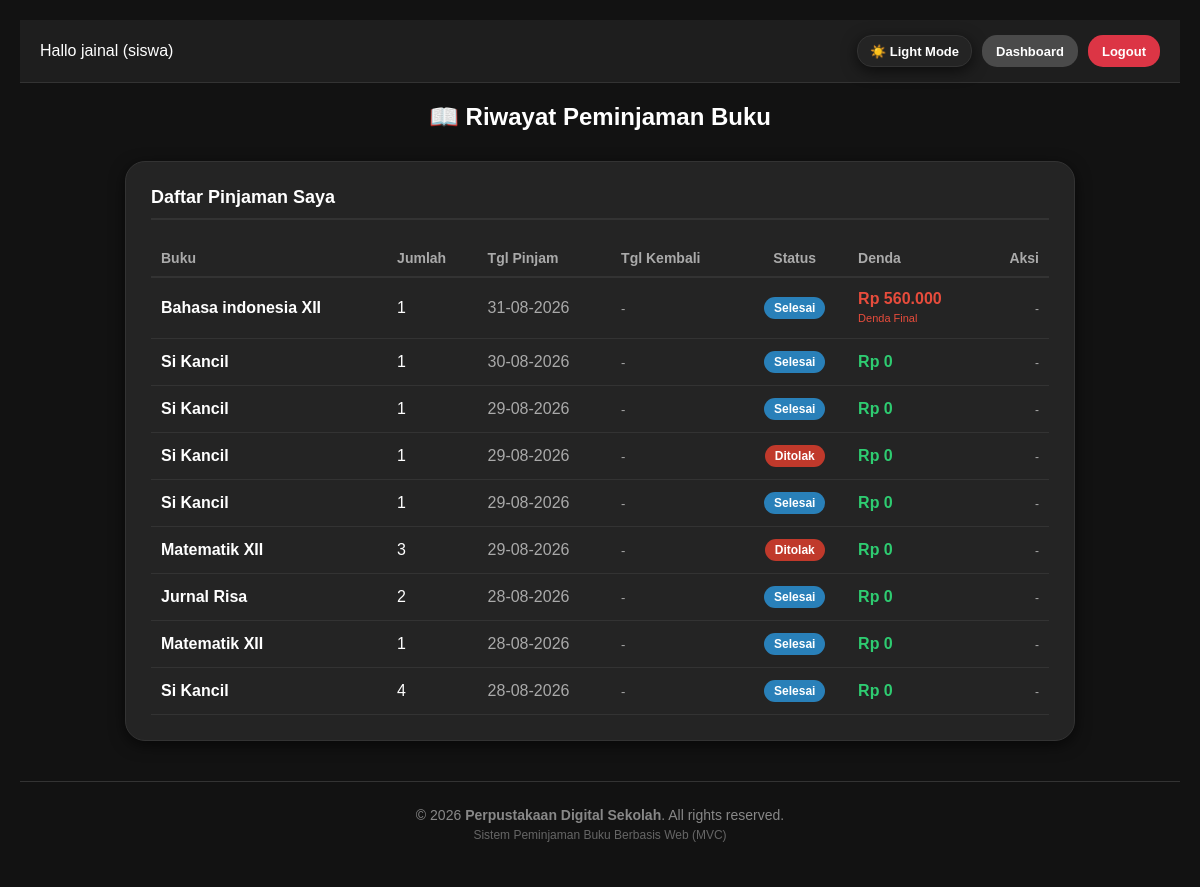
The app's page /index.php?page=siswa&action=riwayat (signed in), older data.
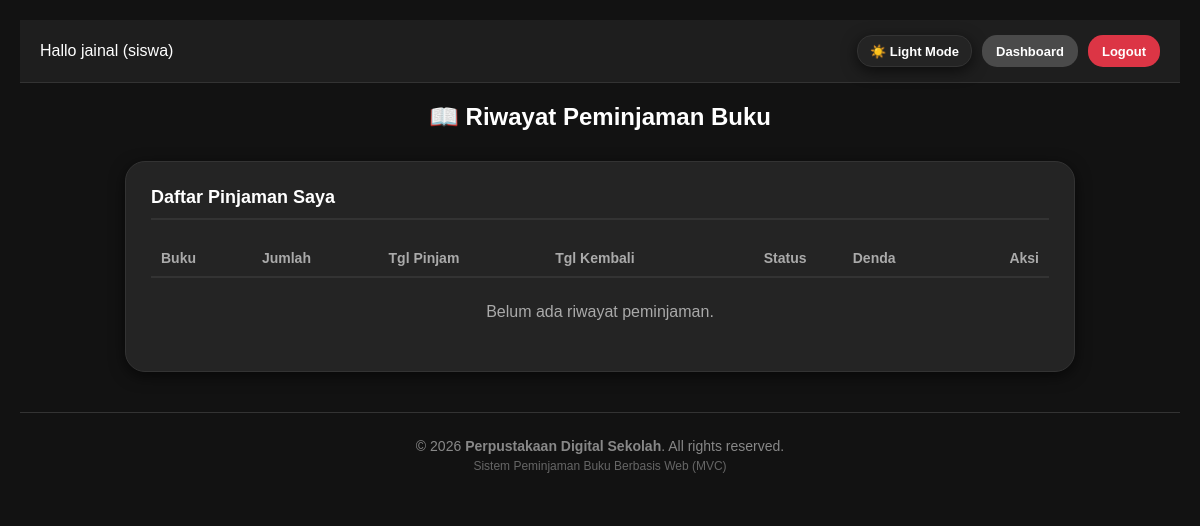
The same page, newer data.
### tables this page shows
CREATE TABLE `peminjaman` (
  `id_pinjam` int(11) NOT NULL,
  `id_user` int(11) NOT NULL,
  `id_buku` int(11) NOT NULL,
  `jumlah` int(11) NOT NULL DEFAULT 1,
  `tgl_pinjam` date NOT NULL,
  `tanggal_kembali_rencana` date DEFAULT NULL,
  `tanggal_dikembalikan` date DEFAULT NULL,
  `tgl_kembali` date NOT NULL,
  `status` enum('menunggu','dipinjam','selesai','ditolak') DEFAULT 'menunggu',
  `denda` int(11) DEFAULT 0
);

CREATE TABLE `buku` (
  `id_buku` int(11) NOT NULL,
  `nama_buku` varchar(150) NOT NULL,
  `id_kategori` int(11) NOT NULL,
  `stok` int(11) NOT NULL DEFAULT 0,
  `gambar` varchar(255) DEFAULT NULL
);

### controllers/SiswaController.php (called while the page is built, shortened)
<?php
require_once 'models/PinjamModel.php';
class SiswaController {
    private $pinjamModel;
    public function __construct() {
        $database = new Database();
        $this->db = $database->getConnection();
        $this->pinjamModel = new PinjamModel($this->db);
    }
    public function riwayat() {
        $id_user = $_SESSION['user']['id_user'];
        $riwayatList = $this->pinjamModel->getPinjamanByUserId($id_user);
        require_once 'views/siswa/riwayat.php';
    }
}

### config/Database.php (called while the page is built, shortened)
<?php
class Database {
    private $host = "localhost";
    private $user = "root";
    private $pass = "";
    private $dbname = "db_pembuku";
    public function getConnection() {
        $this->conn = null;
        try {
            $this->conn = new PDO("mysql:host=" . $this->host . ";dbname=" . $this->dbname, $this->user, $this->pass);
            $this->conn->setAttribute(PDO::ATTR_ERRMODE, PDO::ERRMODE_EXCEPTION);
        } catch(PDOException $exception) {
            echo "Connection error: " . $exception->getMessage();
        }
        return $this->conn;
    }
}

### models/PinjamModel.php (called while the page is built, shortened)
<?php
class PinjamModel {
    private $conn;
    private $table = 'peminjaman';
    public function __construct($db) {
        $this->conn = $db;
    }
    public function getPinjamanByUserId($id_user) {
        $query = "SELECT p.*, b.nama_buku
                 FROM " . $this->table . " p
                 JOIN buku b ON p.id_buku = b.id_buku
                 WHERE p.id_user = :id_user
                 ORDER BY p.id_pinjam DESC";
        $stmt = $this->conn->prepare($query);
        $stmt->bindParam(':id_user', $id_user);
        $stmt->execute();
        return $stmt->fetchAll(PDO::FETCH_ASSOC);
    }
}
?>

### views/siswa/riwayat.php (the view, shortened to what the changed rows need)
<?php include 'views/layout/header.php'; ?>
<h2 style="text-align:center; margin-bottom: 30px; color: var(--text-main);">📖 Riwayat Peminjaman Buku</h2>
<div class="card" style="max-width: 950px; margin: 0 auto;">
    <div class="table-container">
        <table style="width: 100%; border-collapse: collapse;">
            <thead>
                <tr style="color: var(--table-header-color); font-size: 14px; text-align: left; border-bottom: 2px solid var(--border-color);">
                    <th style="padding: 10px;">Buku</th>
                    <th style="padding: 10px;">Jumlah</th>
                    <th style="padding: 10px;">Tgl Pinjam</th>
                    <th style="padding: 10px;">Tgl Kembali</th>
                    <th style="padding: 10px; text-align: center;">Status</th>
                    <th style="padding: 10px;">Denda</th>
                    <th style="padding: 10px; text-align: right;">Aksi</th>
                </tr>
            </thead>
            <tbody>
                <?php if (!empty($riwayatList)): ?>
                    <?php foreach ($riwayatList as $r): ?>
                    <?php
    $denda_tampil = 0;
    $ket_denda = '';
    if ($r['status'] === 'dipinjam' && !empty($r['tanggal_kembali_rencana'])) {
        $tgl_kembali = new DateTime($r['tanggal_kembali_rencana']);
        $tgl_sekarang = new DateTime(date('Y-m-d'));
        if ($tgl_sekarang > $tgl_kembali) {
            $selisih = $tgl_sekarang->diff($tgl_kembali);
            $hari_terlambat = $selisih->days;
            $denda_tampil = $hari_terlambat * 10000;
            $ket_denda = 'Terlambat ' . $hari_terlambat . ' hari';
        }
    } else {
        $denda_tampil = $r['denda'] ?? 0;
        if ($denda_tampil > 0) {
            $ket_denda = 'Denda Final';
        }
    }
?>
                    <tr style="border-bottom: 1px solid var(--table-border);">
                        <td style="padding: 12px 10px; font-weight: bold; color: var(--text-main);"><?= htmlspecialchars($r['nama_buku']); ?></td>
                        <td style="padding: 12px 10px; color: var(--text-main);"><?= $r['jumlah']; ?></td>
                        <td style="padding: 12px 10px; color: var(--text-muted);"><?= !empty($r['tgl_pinjam']) ? date('d-m-Y', strtotime($r['tgl_pinjam'])) : '-'; ?></td>
                        <td style="padding: 12px 10px; color: var(--text-muted); font-size: 13px;">
    <?= !empty($r['tanggal_kembali_rencana']) ? date('d-m-Y', strtotime($r['tanggal_kembali_rencana'])) : '-'; ?>
</td>
                        <td style="padding: 12px 10px; text-align: center;">
                            <span class="status-badge status-<?= strtolower($r['status']); ?>">
                                <?= htmlspecialchars($r['status']); ?>
                            </span>
                        </td>
                        <td style="padding: 12px 10px;">
                            <?php if ($denda_tampil > 0): ?>
                                <span style="color: #e74c3c; font-weight: bold;">
                                    Rp <?= number_format($denda_tampil, 0, ',', '.'); ?>
                                </span>
                                <?php if ($ket_denda): ?>
                                    <br><small style="color: #e74c3c; font-size: 11px;"><?= $ket_denda; ?></small>
                                <?php endif; ?>
                            <?php else: ?>
                                <span style="color: #2ecc71; font-weight: bold;">Rp 0</span>
                            <?php endif; ?>
                        </td>
                        <td style="padding: 12px 10px; text-align: right;">
                            <?php if ($r['status'] === 'dipinjam'): ?>
                                <a href="index.php?page=siswa&action=kembalikanBuku&id=<?= $r['id_pinjam']; ?>"
                                   class="btn-return"
                                   onclick="return confirm('Apakah Anda yakin ingin mengembalikan buku ini?');">
                                   Kembalikan
                                </a>
                            <?php else: ?>
                                <span style="color: var(--text-muted); font-size: 12px;">-</span>
                            <?php endif; ?>
                        </td>
                    </tr>
                    <?php endforeach; ?>
                <?php else: ?>
                    <tr>
                        <td colspan="7" style="text-align: center; color: var(--text-muted); padding: 25px;">Belum ada riwayat peminjaman.</td>
                    </tr>
                <?php endif; ?>
            </tbody>
        </table>
    </div>
</div>
<?php include 'views/layout/footer.php'; ?>

Row changes from the older to the newer data that the page shows:
removed peminjaman: id_buku.nama_buku "Bahasa indonesia XII", jumlah "1", tgl_pinjam "31-08-2026", status "Selesai", denda "560.000", denda "Denda Final"
removed peminjaman: id_buku.nama_buku "Si Kancil", jumlah "1", tgl_pinjam "30-08-2026", status "Selesai", denda "Rp 0"
removed peminjaman: id_buku.nama_buku "Si Kancil", jumlah "1", tgl_pinjam "29-08-2026", status "Selesai", denda "Rp 0"
removed peminjaman: id_buku.nama_buku "Si Kancil", jumlah "1", tgl_pinjam "29-08-2026", status "Ditolak", denda "Rp 0"
removed peminjaman: id_buku.nama_buku "Si Kancil", jumlah "1", tgl_pinjam "29-08-2026", status "Selesai", denda "Rp 0"
removed peminjaman: id_buku.nama_buku "Matematik XII", jumlah "3", tgl_pinjam "29-08-2026", status "Ditolak", denda "Rp 0"
removed peminjaman: id_buku.nama_buku "Jurnal Risa", jumlah "2", tgl_pinjam "28-08-2026", status "Selesai", denda "Rp 0"
removed peminjaman: id_buku.nama_buku "Matematik XII", jumlah "1", tgl_pinjam "28-08-2026", status "Selesai", denda "Rp 0"
removed peminjaman: id_buku.nama_buku "Si Kancil", jumlah "4", tgl_pinjam "28-08-2026", status "Selesai", denda "Rp 0"
Text that changed along with them:
text now shown: "Belum ada riwayat peminjaman."
